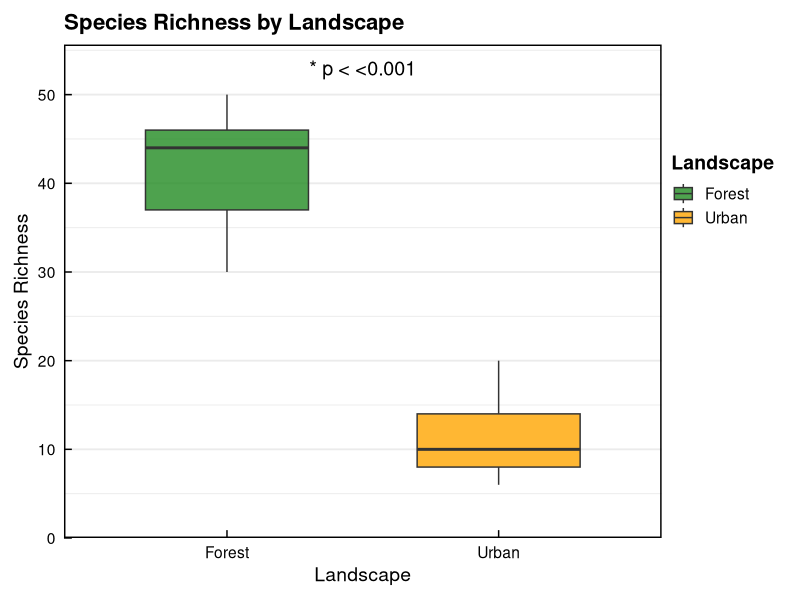
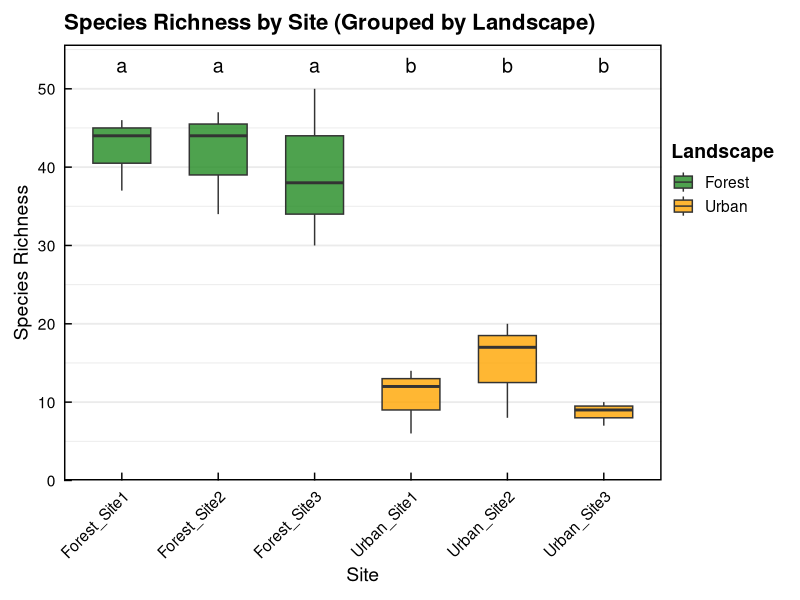
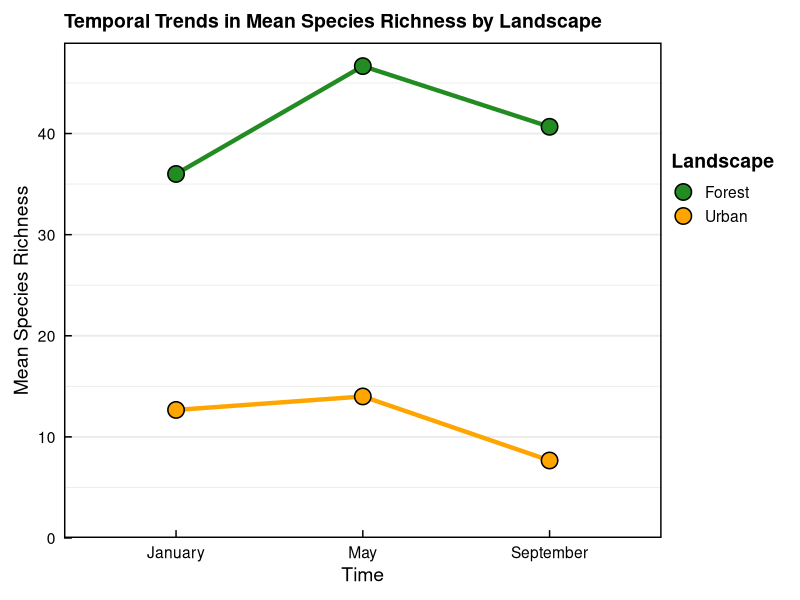

R code for these plots, in order:
## ---- chunk 1

# Set the workspace to the current working directory
# Uncomment and replace the path below with your own working directory if needed:
# setwd("/Users/zhaoxiang/Documents/tmp/EC_RF_notebook") 

workspace <- getwd()  # Get the current working directory and store it in 'workspace'

# Increase the plot size by adjusting the options for plot dimensions in the notebook output
options(repr.plot.width = 16, repr.plot.height = 8)  # Sets width to 16 and height to 8 for larger plots

## ---- chunk 2
# Install and load required packages (if not already installed)
required_packages <- c(
  "ggplot2",
  "vegan",
  "tidyr",
  "dplyr",
  "multcompView",
  "lme4",
  "lmerTest",
  "emmeans",
  "stringr"
)

# Identify missing packages
missing_packages <- required_packages[!(required_packages %in% installed.packages()[,"Package"])]
# Install only missing packages

if (length(missing_packages) > 0) {
  install.packages(missing_packages)
}
# Load all required packages
lapply(required_packages, library, character.only = TRUE)
## ---- chunk 3
#Set working drive 
setwd('/Users/ryannewis/Documents/2. EcoCommons Projects/EC_Notebooks/ECNotebook_Richness+Shannon')

your_data <- read.csv("example_birdsurvey_data.csv", stringsAsFactors = FALSE)
# Check the data structure
str(your_data)
head(your_data)

# Ensure your required columns are present
required_cols <- c("Site", "Time", "Landscape", "Species", "Abundance")
if (!all(required_cols %in% colnames(your_data))) {
  stop("Your data must contain the following columns: Site, Time, Landscape, Species, Abundance")
}

# Check for missing values
summary(your_data)
if (anyNA(your_data)) warning("Your data contains missing values. Please clean it before proceeding.")

# Once you are happy with your dataset, you can reassign the variable name to species_data and continue with the rest of the notebook
species_data <- your_data
## ---- chunk 4
species_summary <- species_data %>%
  filter(!is.na(Species)) %>%
  group_by(Site, Time, Landscape, Species) %>%
  summarise(Abundance = sum(Abundance), .groups = "drop") %>%
  mutate(SiteTime = paste(Site, Time, sep = "_"))
str(species_summary)
head(species_summary)
## ---- chunk 5
# Convert long format-data to wide format
abundance_wide <- pivot_wider(
  species_summary,
  id_cols = c(Site, Time, Landscape, SiteTime),
  names_from = Species,
  values_from = Abundance,
  values_fill = 0
)

#Reorder abundance-widedata-frame for user-friendly table view
# Find all species columns (starting with "Bird ")
species_cols <- names(abundance_wide)[grepl("^Bird \\d+$", names(abundance_wide))]
# Sort them numerically based on the number after "Bird "
species_cols_sorted <- species_cols[order(as.numeric(str_extract(species_cols, "\\d+")))]
# Relocate species columns in proper numeric order
abundance_wide <- abundance_wide %>%
  relocate(all_of(species_cols_sorted), .after = SiteTime)
# View wide format summary table
str(abundance_wide)
head(abundance_wide)
## ---- chunk 6
richness_df <- abundance_wide %>%
  mutate(Species_Richness = apply(select(., starts_with("Bird")), 1, function(x) sum(x > 0))) %>%
  select(Site, Time, Landscape, SiteTime, Species_Richness)
str(richness_df)
head(richness_df)
## ---- chunk 7
landscape_summary <- richness_df %>%
  group_by(Landscape) %>%
  summarise(
    Mean = mean(Species_Richness),
    SD = sd(Species_Richness),
    SE = SD / sqrt(n())
  )
print(landscape_summary)

t_test_landscape <- t.test(Species_Richness ~ Landscape, data = richness_df)
print(t_test_landscape)
## ---- chunk 8
# Extract p-value from t-test
p_val <- t_test_landscape$p.value

# Format p-value with * symbol for significance
p_label <- paste0("* p < ", format.pval(p_val, digits = 3, eps = .001))  # → * p < 0.001 style

# Calculate y-axis breaks (include 0 but no tick at 0)
y_max_rich <- max(richness_df$Species_Richness)
y_breaks_rich <- pretty(c(0, y_max_rich))
y_breaks_rich <- y_breaks_rich[y_breaks_rich >= 0]

ggplot(richness_df, aes(x = Landscape, y = Species_Richness, fill = Landscape)) +
  geom_boxplot(
    alpha = 0.8,
    width = 0.6,
    outlier.shape = 21,
    outlier.size = 2.5,
    outlier.stroke = 0.4,
    outlier.colour = "black"
  ) +
  annotate(
    "text",
    x = 1.5,  # Midpoint between "Forest" (1) and "Urban" (2)
    y = max(richness_df$Species_Richness) + 3,
    label = p_label,
    size = 5,        # Match size with Shannon plot
    family = "sans"  # Normal, not bold
  ) +
  scale_fill_manual(values = c("Forest" = "#228B22", "Urban" = "#FFA500")) +
  scale_y_continuous(
    breaks = y_breaks_rich,
    labels = function(b) { as.character(b) },
    expand = expansion(mult = c(0, 0.05)),
    limits = c(0, NA)
  ) +
  labs(
    title = "Species Richness by Landscape",
    x = "Landscape",
    y = "Species Richness",
    fill = "Landscape"
  ) +
  theme_minimal(base_size = 14) +
  theme(
    axis.ticks.length = unit(-0.2, "cm"),
    axis.ticks = element_line(color = "black", linewidth = 0.5),
    axis.text.x = element_text(color = "black", margin = margin(t = 6)),
    axis.text.y = element_text(color = "black", margin = margin(r = 6)),
    panel.grid.major.x = element_blank(),
    legend.position = c(1, 0.8),
    legend.justification = c("left", "top"),
    legend.box.just = "left",
    legend.background = element_blank(),
    legend.title = element_text(face = "bold"),
    plot.title = element_text(face = "bold", size = 16),
    plot.subtitle = element_text(size = 13),
    panel.border = element_rect(color = "black", fill = NA, linewidth = 1),
    plot.margin = margin(10, 100, 10, 10)
  ) +
  guides(fill = guide_legend(title.position = "top"))
## ---- chunk 9
# Descriptive statistics for species richness by site
site_summary_richness <- richness_df %>%
  group_by(Landscape, Site) %>%
  summarise(
    Mean = mean(Species_Richness),
    SD = sd(Species_Richness),
    SE = SD / sqrt(n())
  )
print(site_summary_richness)

# ANOVA to test for significant differences in sites within  landscapes
anova_nested <- aov(Species_Richness ~ Landscape + Site %in% Landscape, data = richness_df) # TODO These is no sig dif within sites, so should probs not run the ANOVA/Tukey below - but it does provide us with the letters for the plot
summary(anova_nested)

# ANOVA to test for significant differences between all sites across both landscapes (# TODO Check this is valid)
anova_all_sites <- aov(Species_Richness ~ Site, data = richness_df)

#Tukey's post-hoc to show where significant differences are between sites
tukey_all_sites <- TukeyHSD(anova_all_sites)
tukey_all_sites$Site
## ---- chunk 10
# Assign letters for displaying any significant differences between sites when plotting
letters_df <- multcompView::multcompLetters4(anova_all_sites, tukey_all_sites)
site_letters <- data.frame(Site = names(letters_df$Site$Letters),
                           Letters = letters_df$Site$Letters)
richness_df <- left_join(richness_df, site_letters, by = "Site")
y_max_rich <- max(richness_df$Species_Richness)
y_breaks_rich <- pretty(c(0, y_max_rich))
y_breaks_rich <- y_breaks_rich[y_breaks_rich >= 0]
ggplot(richness_df, aes(x = Site, y = Species_Richness, fill = Landscape)) +
  geom_boxplot(
    alpha = 0.8,
    width = 0.6,
    outlier.shape = 21,
    outlier.size = 2.5,
    outlier.stroke = 0.4,
    outlier.colour = "black"
  ) +
  geom_text(
    data = site_letters,
    aes(x = Site, y = max(richness_df$Species_Richness) + 3, label = Letters),
    inherit.aes = FALSE,
    size = 5,
    family = "sans"  # Match overall plot font
  ) +
  scale_fill_manual(values = c("Forest" = "#228B22", "Urban" = "#FFA500")) +
  scale_y_continuous(
    breaks = y_breaks_rich,
    labels = function(b) { as.character(b) },
    expand = expansion(mult = c(0, 0.05)),
    limits = c(0, NA)
  ) +
  labs(
    title = "Species Richness by Site (Grouped by Landscape)",
    x = "Site",
    y = "Species Richness",
    fill = "Landscape"
  ) +
  theme_minimal(base_size = 14) +
  theme(
    axis.text.x = element_text(color = "black", angle = 45, hjust = 1, vjust = 1, margin = margin(t = 6)),
    axis.text.y = element_text(color = "black", margin = margin(r = 6)),
    axis.ticks.length = unit(-0.2, "cm"),
    axis.ticks = element_line(color = "black", linewidth = 0.5),
    panel.grid.major.x = element_blank(),
    
    legend.position = c(1, 0.8),
    legend.justification = c("left", "top"),
    legend.box.just = "left",
    legend.background = element_blank(),
    legend.title = element_text(face = "bold"),
    
    plot.title = element_text(face = "bold", size = 16),
    plot.subtitle = element_text(size = 13),
    panel.border = element_rect(color = "black", fill = NA, linewidth = 1),
    plot.margin = margin(10, 100, 10, 10)
  ) +
  guides(fill = guide_legend(title.position = "top"))
## ---- chunk 11
#Converts time into a categorical variable
richness_df$Time <- factor(richness_df$Time, levels = c("January", "May", "September"))

#Fits a linear mixed-effects model using the lmer() function (from the lmerTest package)
richness_lme <- lmer(Species_Richness ~ Time * Landscape + (1 | Site), data = richness_df)
summary(richness_lme)

#Post-hoc pairwise comparisons of Time within each Landscape
emmeans(richness_lme, pairwise ~ Time | Landscape)
## ---- chunk 12
# Aggregate mean species richness by Landscape and Time
richness_mean <- richness_df %>%
  group_by(Landscape, Time) %>%
  summarise(Mean_Richness = mean(Species_Richness), .groups = "drop")

# Arrange Time properly
richness_mean$Time <- factor(richness_mean$Time, levels = c("January", "May", "September"))

# Create a segment dataset for mean lines
richness_segments_mean <- richness_mean %>%
  arrange(Landscape, Time) %>%
  group_by(Landscape) %>%
  mutate(
    next_richness = lead(Mean_Richness),
    next_time = lead(Time)
  ) %>%
  filter(!is.na(next_richness)) %>%
  ungroup()

richness_segments_mean <- richness_segments_mean %>%
  mutate(
    LineColor = Landscape 
  )

y_max_time <- max(richness_df$Species_Richness)
y_breaks_time <- pretty(c(0, y_max_time))

ggplot() +
  geom_segment(
    data = richness_segments_mean,
    aes(x = Time, xend = next_time, y = Mean_Richness, yend = next_richness, color = LineColor, group = Landscape),
    size = 1.5,
    show.legend = FALSE  # ❌ No legend for lines
  ) +
  geom_point(
    data = richness_mean,
    aes(x = Time, y = Mean_Richness, fill = Landscape),
    shape = 21,
    size = 5,
    stroke = 0.8,
    color = "black"  
  ) +
  scale_fill_manual(
    name = "Landscape",
    values = c(
      "Forest" = "#228B22",  
      "Urban" = "#FFA500"   
    )
  ) +
  scale_color_manual(
    values = c(
      "Forest" = "#228B22",
      "Urban" = "#FFA500"
    )
  ) +
  scale_y_continuous(
    breaks = y_breaks_time,
    labels = function(b) { as.character(b) },
    expand = expansion(mult = c(0, 0.05)),
    limits = c(0, NA)
  ) +
  labs(
    title = "Temporal Trends in Mean Species Richness by Landscape",
    x = "Time",
    y = "Mean Species Richness",
    fill = "Landscape"  
  ) +
  theme_minimal(base_size = 14) +
  theme(
    axis.ticks.length = unit(-0.2, "cm"),
    axis.ticks = element_line(color = "black", linewidth = 0.5),
    axis.text.x = element_text(color = "black", margin = margin(t = 6)),
    axis.text.y = element_text(color = "black", margin = margin(r = 6)),
    panel.grid.major.x = element_blank(),
    legend.position = c(1, 0.8),
    legend.justification = c("left", "top"),
    legend.box.just = "left",
    legend.background = element_blank(),
    legend.title = element_text(face = "bold"),
    plot.title = element_text(face = "bold", size = 14),
    panel.border = element_rect(color = "black", fill = NA, linewidth = 1),
    plot.margin = margin(10, 100, 10, 10)
  ) +
  guides(fill = guide_legend(
    title.position = "top",
    override.aes = list(shape = 21, fill = c("#228B22", "#FFA500"), color = "black", size = 5, stroke = 0.8)
  ))
## ---- chunk 13
# Calculate Shannon diversity for each site at each sampling event
shannon_df <- abundance_wide %>%
  mutate(Shannon = diversity(select(., starts_with("Bird")), index = "shannon")) %>%
  select(Site, Time, Landscape, SiteTime, Shannon)
# View Shannon values
head(shannon_df)
## ---- chunk 14

## ---- chunk 15

## ---- chunk 16

## ---- chunk 17

## ---- chunk 18
